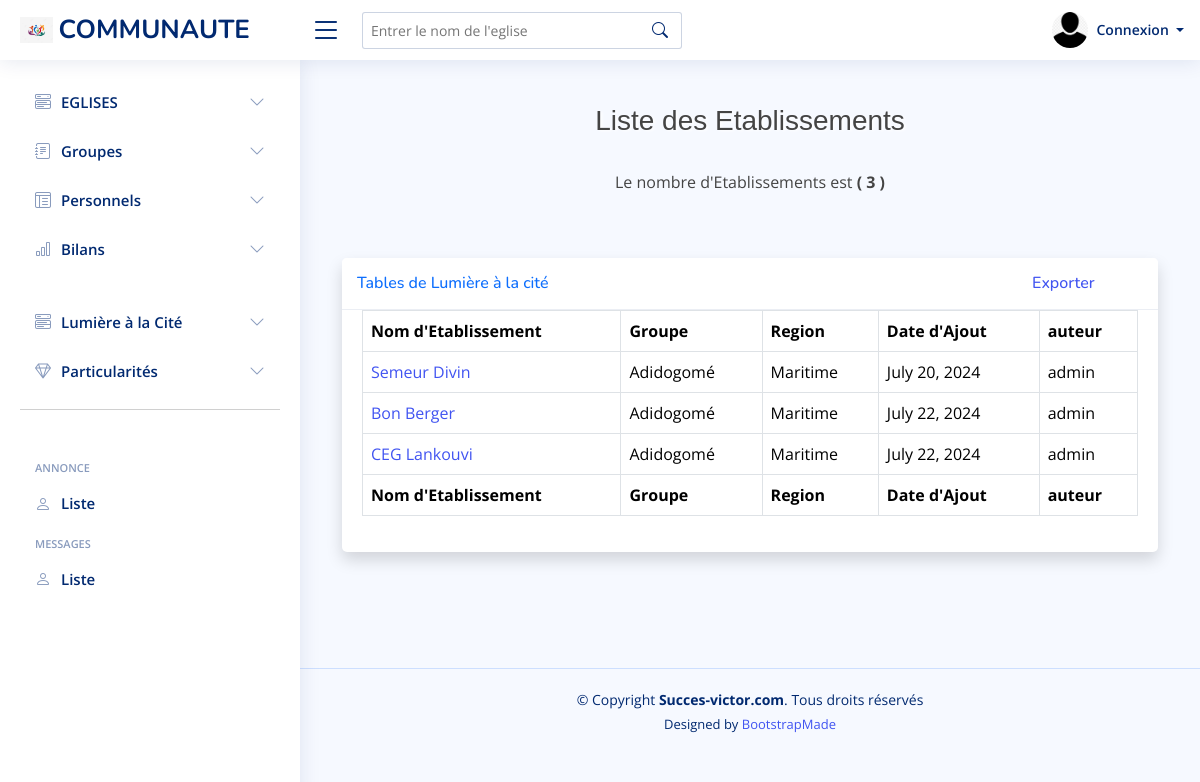
Screenshot of /Lumiere_cite/etablissements with the database file from the repository.
### LumiereCite/models.py (models this page shows, shortened)
class Etablissement(models.Model):
    name = models.CharField(max_length=200)
    groupe_titulaire = models.CharField(max_length=200)
    region = models.CharField(max_length=200)
    description = models.TextField(blank=True)
    add_date = models.DateField(auto_now_add=True)
    auteur = models.ForeignKey(User, on_delete=models.CASCADE)

### LumiereCite/views.py (the view)
# urls.py: path('etablissements', EtsList.as_view(), name='etablissements_list'),
class EtsList(ListView):
    model = Etablissement
    template_name = 'Ecole/Ets_list.html'
    def get_context_data(self, *args, **kwargs):
        etablissements = Etablissement.objects.all()
        etablissement_count = etablissements.count()
        context = super(EtsList, self).get_context_data(*args, **kwargs)
        context["etablissements"] = etablissements
        context["etablissement_count"] = etablissement_count
        return context

### LumiereCite/templates/Ecole/Ets_list.html
{% extends 'base.html' %}
{% block gestion %}
<div class="container-fluid">
<br>
    <h1 class="h3 mb-2 text-gray-800">Liste des Etablissements</h1>
    <br>
    <p class="text-center">Le nombre d'Etablissements  est <strong>( {{etablissement_count}} )</strong> </p>
<br><br>
    <div class="card shadow mb-4">
        <div class="card-header py-3">
            <div class="row">
                <div class="col-md-10"><h6 class="m-0 font-weight-bold text-primary">Tables de Lumière à la cité </h6></div>
                <div class="col-md-2"><h6 class="m-0 font-weight-bold text-primary"><a href="">Exporter</a> </h6></div>
            </div>
        </div>
        <div class="card-body">
            <div class="table-responsive">
                <table class="table table-bordered" id="dataTable" width="100%" cellspacing="0">
                    <thead>
                        <tr>
                            <th>Nom d'Etablissement</th>
                            <th>Groupe</th>
                            <th>Region</th>
                            <th>Date d'Ajout</th>
                            <th>auteur</th>
                        </tr>
                    </thead>
                    <tfoot>
                        <tr>
                            <th>Nom d'Etablissement</th>
                            <th>Groupe</th>
                            <th>Region</th>
                            <th>Date d'Ajout</th>
                            <th>auteur</th>
                        </tr>
                    </tfoot>
                    <tbody>
                        {% for etablissement in etablissements %}
                        <tr>
                            <td> <a href="{% url 'ets_details' etablissement.pk %}">{{etablissement.name}}</a> </td>
                            <td>{{etablissement.groupe_titulaire}}</td>
                            <td>{{etablissement.region}}</td>
                            <td>{{etablissement.add_date}} </td>
                            <td>{{etablissement.auteur}} </td>
                        </tr>
                        {% endfor %}
                    </tbody>
                </table>
            </div>
        </div>
    </div>
    <br><br><br>
</div>
{% endblock  %}

### static/assets/css/style.css (style rules this page uses)
:root { scroll-behavior: smooth; }
body { font-family: "Open Sans", sans-serif; background: #f6f9ff; color: #444444; }
a { color: #4154f1; text-decoration: none; }
h1, h2, h3, h4, h5, h6 { font-family: "Nunito", sans-serif; }
.card { margin-bottom: 30px; border: none; border-radius: 5px; box-shadow: 0px 0 30px rgba(1, 41, 112, 0.1); }
.card-header, .card-footer { border-color: #ebeef4; background-color: #fff; color: #798eb3; padding: 15px; }
.card-body { padding: 0 20px 20px 20px; }

### static/css/main.css (style rules this page uses)
h1 { text-align: center; font-family: "Trebuchet MS", "Lucida Sans Unicode", "Lucida Grande", "Lucida Sans", Arial, sans-serif; text-shadow: 2px 1px 3px white; }

### rows the page displays
Etablissement: name "Semeur Divin", groupe_titulaire "Adidogomé", region "Maritime", add_date "July 20, 2024", auteur "admin"
Etablissement: name "Bon Berger", groupe_titulaire "Adidogomé", region "Maritime", add_date "July 22, 2024", auteur "admin"
Etablissement: name "CEG Lankouvi", groupe_titulaire "Adidogomé", region "Maritime", add_date "July 22, 2024", auteur "admin"

### other values shown
{{ etablissement_count }} "3"
